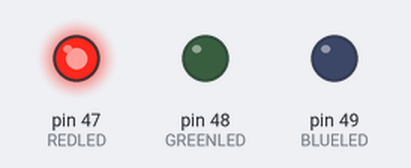
This sketch was run on a simulated Arduino Mega 2560, built with avr-gcc and run on an emulated ATmega2560. Shown: output pins drawn as LEDs (lit = HIGH).

Above: at 0.16 s.
At 1.49 s:
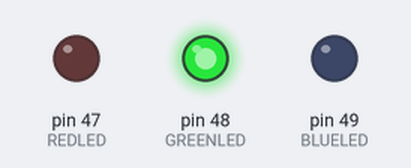
At 2.83 s:
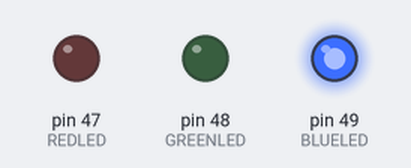
Timing chart, 0 to 3.1 s (numbered marks = the images above):
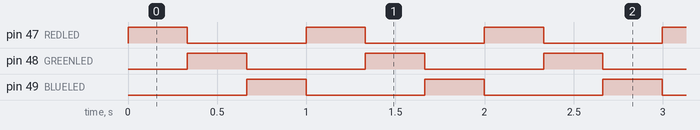

Measured:
- by itself, pin 47 (REDLED), pin 48 (GREENLED), pin 49 (BLUELED): alternates HIGH for 0.33 s and LOW for 0.67 s
- by itself, everything shown: repeats every 1.0 s, in 4 steps

The sketch:

Task1.ino
```cpp
#define REDLED 47
#define GREENLED 48
#define BLUELED 49

void setup() {
  // put your setup code here, to run once:
  pinMode(REDLED, OUTPUT);
  pinMode(GREENLED, OUTPUT);
  pinMode(BLUELED, OUTPUT);


}

void loop() {
  // put your main code here, to run repeatedly:
  digitalWrite(REDLED, HIGH);
  delay(333);
  digitalWrite(REDLED, LOW);
  digitalWrite(GREENLED, HIGH);
  delay(333);
  digitalWrite(GREENLED, LOW);
  digitalWrite(BLUELED, HIGH);
  delay(333);
  digitalWrite(BLUELED, LOW);

}
```
